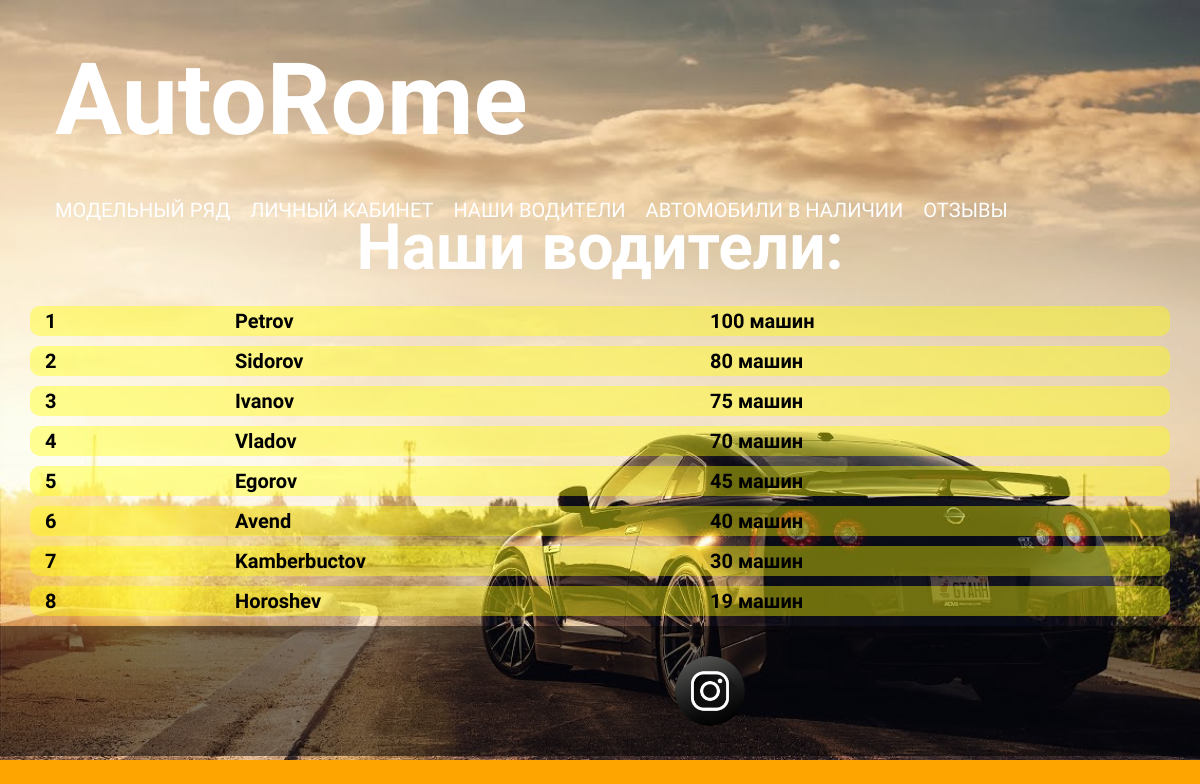
The page /drivers.php on the database its author committed.
### tables this page shows
CREATE TABLE `drivers` (
  `id` int(10) NOT NULL,
  `Name` varchar(255) NOT NULL,
  `Experience` varchar(255) NOT NULL
);

### drivers.php (the view, shortened to what this page needs)
<?php
  require_once 'php/connect.php';
  $check_drivers=mysqli_query($connect, "SELECT * FROM drivers LIMIT 8");
 ?>
<!DOCTYPE html>
<html>
<head>
  <?php echo file_get_contents('html/head.html'); ?>
</head>
<body class="drive_body">
  <div class="have">Наши водители:</div>
  <section id="driver">
      <?php if(!isset($_SESSION['user']))
      while($drivers=mysqli_fetch_assoc($check_drivers))
      echo '<div class="container drivers">
          <div class="row drive">
        <div class="col-lg-2 dr">'
        . $drivers['id'] .
        '</div>
        <div class="col-lg-5 dr"> '
        . $drivers['Name'] .
        '</div>
        <div class="col-lg-5 dr">'
        . $drivers['Experience'] . ' машин' .
        '</div>
      </div>
    </div>';
      ?>
  </section>
  <?php echo file_get_contents('html/about.html'); ?>
</body>
</html>

### css/main.css (style rules this page uses)
body { font-family: 'PT Sans', sans-serif; font-size: 15px; color:#FFF5F5; background-color:#999999; }
.drive_body { width: 100%; height: 70vh; background:url(main_4.png) no-repeat; background-size: cover; background-color:orange; }
.header { padding-top: 15px; width:100%; position: absolute; top:0; left: 0; right: 0; z-index: 1000; }
.logo { font-size:100px; font-weight:700; color:white; }
.nav { font-size:20px; text-transform: uppercase; }
.nav_link { display: inline-block; vertical-align: top; margin:10px; color:white; text-decoration: none; position: relative; transition: color .2s linear; }
.nav_link:after { content:""; display:block; width: 100%; height: 3px; opacity: 0; border-radius:5px; background-color: grey; position: absolute; top:100%; left:0; z-index: 1; transition: opacity .2s linear }
#f { background-color:rgba(0,0,0,0.5); padding-top: 30px; padding-bottom: 30px; }
.fa { margin-left:60px; }
.fa-instagram { border-radius: 50px; height: 70px; width: 70px; background:url(inst.png) no-repeat; background-size: cover; }
.fa-vk { border-radius: 50px; height: 70px; width: 70px; background:url(vk.png) no-repeat; background-size: cover; }
.fa-facebook { border-radius: 50px; height: 70px; width: 70px; background:url(facebook.png) no-repeat; background-size: cover; }
.fa-youtube { border-radius: 50px; height: 70px; width: 70px; background:url(youtube.png) no-repeat; background-size: cover; }
.have { margin-top: 200px; text-align: center; font-weight: 600; font-size: 64px; color:white; }
.drivers { margin-top: 10px; margin-bottom: 10px; background: rgba(255,255,0,0.4); border-radius:10px; }
.dr { font-size: 20px; font-weight: 700; color:#000000; }

### rows shown on the page
drivers: id "1", Name "Petrov", Experience "100"
drivers: id "2", Name "Sidorov", Experience "80"
drivers: id "3", Name "Ivanov", Experience "75"
drivers: id "4", Name "Vladov", Experience "70"
drivers: id "5", Name "Egorov", Experience "45"
drivers: id "6", Name "Avend", Experience "40"
drivers: id "7", Name "Kamberbuctov", Experience "30"
drivers: id "8", Name "Horoshev", Experience "19"

### other values the page prints
file_get_contents('html/header_2.html') "AutoRome МОДЕЛЬНЫЙ РЯД ЛИЧНЫЙ КАБИНЕТ НАШИ ВОДИТЕЛИ АВТОМОБИЛИ В НАЛИЧИИ ОТЗЫВЫ"
